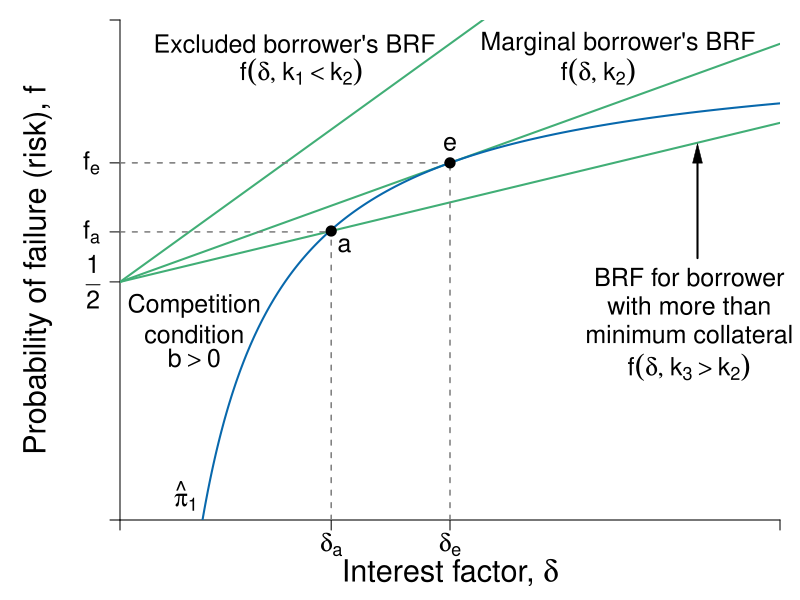

The script that saved this image:
#Authors: Bowles and Halliday
#Title: Coordination, Conflict and Competition: A Text in Microeconomics

library(shape)
pdf(file = "credit/non_contractual_equity.pdf", width = 8, height = 6)

#Set parameters for graphics
pointsize <- 1.8
axislabelsize <- 1.8
labelsize <- 1.5
namesize <- 1.8
annotatesize <- 1.5
graphlinewidth <- 2
segmentlinewidth <- 1.5

COL <- c("#7fc97f", "#beaed4", "#fdc086", "#ffff99", "#386cb0", "#f0027f", "#bf5b17", "#666666")
COLA <- c("#e0f3db", "#99d8c9","#66c2a4","#41ae76", "#238b45", "#005824")
COLB <- c("#c6dbef", "#4eb3d3", "#2b8cbe", "#0868ac","#084081")
COLC <- c("#fcfbfd", "#efedf5", "#dadaeb", "#bcbddc", "#9e9ac8", "#807dba", "#6a51a3", "#54278f", "#3f007d")
grays <- gray.colors(25, start = 1, end = 0, alpha = 1)

#Edited the margins to cater for the larger LHS labels
par(mar =  c(4, 6, 1, 1))

brfFn <- function(delta, mu = 1, k = 1) {
  .5 + (delta / (2 * mu)) * (1 - k)
}

PCFn <- function(delta, mu = 1) {
  delta/mu
}

isoreturnFn <- function(delta, pi=0.125) {
  1 - (pi)/delta
}

yFn <- function(d1, f1, mu = 1){
  mu*f1*(1 - f1) - d1*(1 - f1)
}

ylow <- function(delta, mu = 1, ybar = 0.0625){
  (-sqrt(delta^2 - 2*delta*mu + mu^2 - 4*mu*ybar) + delta + mu)/(2*mu)
}

yhigh <- function(delta, mu = 1, ybar = 0.0625){
  (sqrt(delta^2 - 2*delta*mu + mu^2 - 4*mu*ybar) + delta + mu)/(2*mu)
}

xlims <- c(0, 2)
ylims <- c(0, 1.05)

npts <- 501 
d1 <- seq(xlims[1], xlims[2], length.out = npts)
f1 <- seq(ylims[1], ylims[2], length.out = npts) 
a <- c(0.0625)

plot(0, 0, xlim = xlims, ylim = ylims, type = "n",
     xlab = expression(paste("")),
     ylab = expression(paste("")), 
     xaxt = "n", 
     yaxt = "n", 
     cex.lab = axislabelsize, 
     bty = "n", 
     xaxs = "i", 
     yaxs = "i"
)


ticksy <- c(ylims[1], 0.5, 0.605, 0.75, ylims[2])
ylabels <- c(NA, expression(paste(frac(1,2))), expression(paste(f[a])), expression(paste(f[e])), NA)
ticksx <- c(xlims[1], 0.64, 1, xlims[2])
xlabels <- c(NA, expression(paste(delta[a])),expression(paste(delta[e])), NA)
#xlabels <- c(NA, expression(paste(delta[1](k[3]))),expression(paste(delta[2](k[2]))), expression(paste(delta[3](k[3]))), NA)

axis(1, at = ticksx, pos = 0, labels = xlabels, cex.axis = labelsize)
axis(2, at = ticksy, pos = 0, labels = ylabels, las = 1, cex.axis = labelsize)

npts <- 503 
xx1 <- seq(xlims[1], xlims[2], length.out = npts)

#Draw the graphs
lines(xx1, brfFn(xx1, k = 0), col = COLA[4], lwd = graphlinewidth)
lines(xx1, brfFn(xx1, k = 0.5), col = COLA[4], lwd = graphlinewidth)
lines(xx1, brfFn(xx1, k = 0.666), col = COLA[4], lwd = graphlinewidth)
lines(xx1, isoreturnFn(xx1, pi = 0.25), col = COLB[4], lwd = graphlinewidth)
#lines(xx1, isoreturnFn(xx1, pi = 0.375), col = COLB[4], lwd = graphlinewidth)


#Axis labels
mtext(expression(paste("Interest factor, ", delta)), side = 1, line = 2.5, cex = axislabelsize)
text(-0.25, 0.5*(ylims[2]), expression(paste("Probability of failure (risk), ", f)), xpd = TRUE, cex = axislabelsize, srt = 90) 

segments(0, 0.605, 0.64, 0.605, lty = 2, col = grays[20] , lwd = segmentlinewidth)
segments(0, 0.75, 1, 0.75, lty = 2, col = grays[20] , lwd = segmentlinewidth)
# segments(1.5, 0, 1.5, brfFn(delta = 1.5, k = 0.666), lty = 2, col = grays[20] , lwd = segmentlinewidth)
# points(1.5, brfFn(1.5, k = 0.666), pch = 16, col = "black", cex = 1.5)
# text(1.5 + 0.04, brfFn(1.5, k = 0.666) - 0.03, expression(paste(b)), cex = labelsize)

segments(1, 0, 1, brfFn(delta = 1, k = 0.5), lty = 2, col = grays[20] , lwd = segmentlinewidth)
points(1, brfFn(1, k = 0.5), pch = 16, col = "black", cex = 1.5)
text(1, brfFn(1, k = 0.5) + 0.04, expression(paste(e)), cex = labelsize)

segments(0.64, 0, 0.64, brfFn(delta = 0.64, k = 0.666), lty = 2, col = grays[20] , lwd = segmentlinewidth)
points(0.64, brfFn(0.64, k = 0.666), pch = 16, col = "black", cex = 1.5)
text(0.64 + 0.04, brfFn(0.64, k = 0.666) - 0.03, expression(paste(a)), cex = labelsize)


text(0.53, 1, expression(paste("Excluded borrower's BRF")), cex = labelsize, xpd = TRUE)
text(0.55, 0.94, expression(paste(f(delta, k[1] < k[2]))), cex = labelsize)

text(1.51, 1, expression(paste("Marginal borrower's BRF")), cex = labelsize, xpd = TRUE)
text(1.45, 0.94, expression(paste(f(delta, k[2]))), cex = labelsize)


text(1.725, 0.51, expression(paste("BRF for borrower")), cex = labelsize, xpd = TRUE)
text(1.725, 0.45, expression(paste("with more than")), cex = labelsize, xpd = TRUE)
text(1.725, 0.39, expression(paste("minimum collateral")), cex = labelsize, xpd = TRUE)
text(1.725, 0.32, expression(paste(f(delta, k[3] > k[2]))), cex = labelsize, xpd = TRUE)
Arrows(1.75, 0.55, 1.75, 0.77, col = "black", lty = 1, lwd = 2, arr.type = "triangle", arr.lwd = 0.5)

#text(0.825, 0.425, expression(paste(hat(pi) > 0)), cex = labelsize)

text(0.225, 0.45, expression(paste("Competition")), cex = labelsize)
text(0.225, 0.39, expression(paste("condition")), cex = labelsize)
text(0.225, 0.34, expression(paste(b > 0)), cex = labelsize)


text(0.2, 0.05, expression(paste(hat(pi)[1])), cex = labelsize)
#text(0.34, 0.05, expression(paste(hat(pi)[1])), cex = labelsize)


dev.off()
